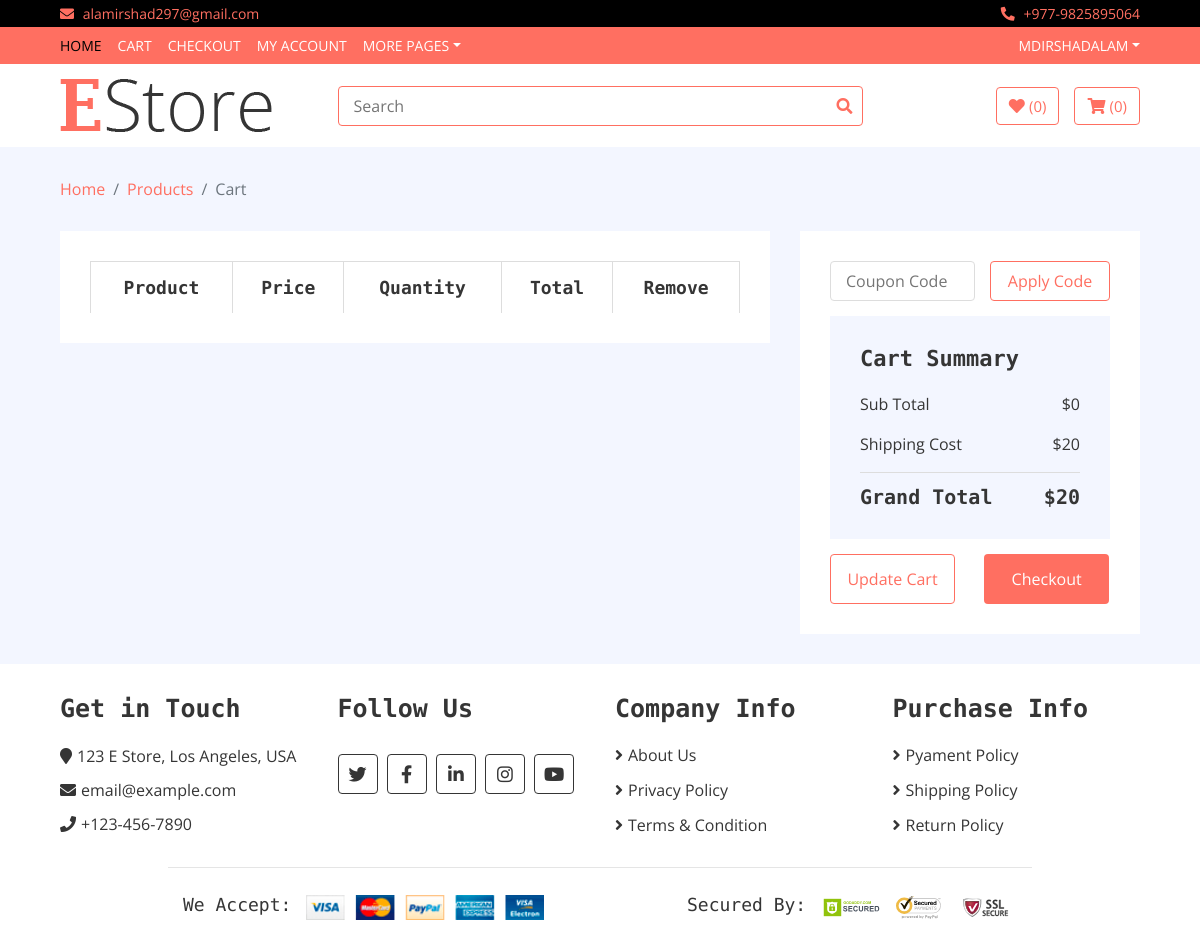
The page /cart (signed in) on the database as committed earlier.
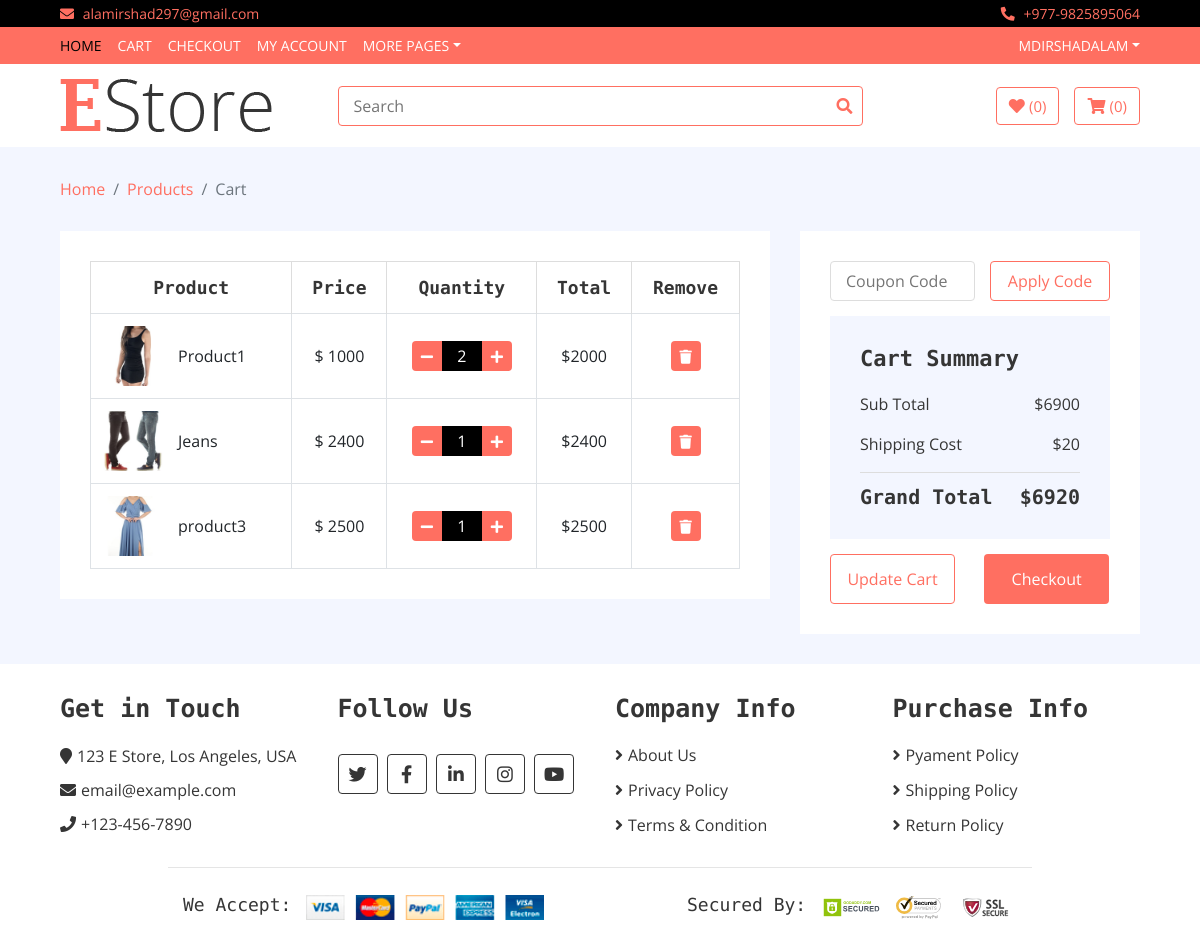
The same page on the database as committed later.
### home/models.py (models this page shows, shortened)
class Cart(models.Model):
    username = models.CharField(max_length=300)
    slug = models.CharField(max_length=300)
    items = models.ForeignKey(Product,on_delete=models.CASCADE)
    checkout = models.BooleanField(default=False)
    quantity = models.IntegerField(default = 1)
    total = models.IntegerField(default = 1)

class Product(models.Model):
    name = models.CharField(max_length = 300)
    slug = models.CharField(max_length = 500,blank = True)
    price = models.IntegerField()
    discounted_price = models.IntegerField()
    image = models.ImageField(upload_to = 'media')
    description = RichTextField(blank = True)
    specification = RichTextField(blank = True)
    category = models.ForeignKey(Category,on_delete = models.CASCADE)
    Subcategory = models.ForeignKey(SubCategory,on_delete = models.CASCADE)
    brand = models.ForeignKey(Brand,on_delete = models.CASCADE)
    stock = models.CharField(choices = STOCK,max_length = 100)
    labels = models.CharField(choices = LABELS,blank = True,max_length = 100)

### home/views.py (the view)
# urls.py: path('cart', CartView.as_view(), name='cart'),
class CartView(Base):
    def get(self,request):
        username = request.user.username
        self.context['cart_product'] = Cart.objects.filter(username = username, checkout = False)
        c = 0
        total_price = 0
        for i in Cart.objects.filter(username = username, checkout = False):
            p = Cart.objects.filter(username = username, checkout = False)[c].total
            total_price = total_price + p
            c = c+1
        print(total_price)
        self.context['total_price'] = total_price
        self.context['shipping_price'] = 20
        self.context['all_price'] = total_price + 20
        return render(request,'cart.html',self.context)

### templates/cart.html
{% extends 'base.html' %}
{% load static %}
{% block content %}
        <div class="breadcrumb-wrap">
            <div class="container-fluid">
                <ul class="breadcrumb">
                    <li class="breadcrumb-item"><a href="#">Home</a></li>
                    <li class="breadcrumb-item"><a href="#">Products</a></li>
                    <li class="breadcrumb-item active">Cart</li>
                </ul>
            </div>
        </div>
        <div class="cart-page">
            <div class="container-fluid">
                <div class="row">
                    <div class="col-lg-8">
                        <div class="cart-page-inner">
                            <div class="table-responsive">
                                <table class="table table-bordered">
                                    <thead class="thead-dark">
                                        <tr>
                                            <th>Product</th>
                                            <th>Price</th>
                                            <th>Quantity</th>
                                            <th>Total</th>
                                            <th>Remove</th>
                                        </tr>
                                    </thead>
                                    <tbody class="align-middle">
                                    {% for cart in cart_product %}
                                        <tr>
                                            <td>
                                                <div class="img">
                                                    <a href="#"><img src="{{cart.items.image.url}}" alt="Image"></a>
                                                    <p>{{cart.items.name}}</p>
                                                </div>
                                            </td>
                                            <td>$
                                                {% if cart.items.discounted_price > 0 %}
                                                    {{cart.items.discounted_price}}
                                                    {% else %}
                                                    {{cart.items.price}}
                                                    {% endif %}
                                            </td>
                                            <td>
                                                <div class="qty">
                                                    <a href = "/reduce_cart/{{cart.slug}}"><button class="btn-minus"><i class="fa fa-minus"></i></button></a>
                                                    <input type="text" value="{{cart.quantity}}">
                                                    <a href = "/add-to-cart/{{cart.slug}}"><button class="btn-plus"><i class="fa fa-plus"></i></button></a>
                                                </div>
                                            </td>
                                            <td>${{cart.total}}</td>
                                            <td><a href = "/delete_cart/{{cart.slug}}"><button><i class="fa fa-trash"></i></button></a></td>
                                        </tr>
                                    {% endfor %}
                                    </tbody>
                                </table>
                            </div>
                        </div>
                    </div>
                    <div class="col-lg-4">
                        <div class="cart-page-inner">
                            <div class="row">
                                <div class="col-md-12">
                                    <div class="coupon">
                                        <input type="text" placeholder="Coupon Code">
                                        <button>Apply Code</button>
                                    </div>
                                </div>
                                <div class="col-md-12">
                                    <div class="cart-summary">
                                        <div class="cart-content">
                                            <h1>Cart Summary</h1>
                                            <p>Sub Total<span>${{total_price}}</span></p>
                                            <p>Shipping Cost<span>${{shipping_price}}</span></p>
                                            <h2>Grand Total<span>${{all_price}}</span></h2>
                                        </div>
                                        <div class="cart-btn">
                                            <button>Update Cart</button>
                                            <button>Checkout</button>
                                        </div>
                                    </div>
                                </div>
                            </div>
                        </div>
                    </div>
                </div>
            </div>
        </div>
{% endblock %}

### templates/base.html (shortened to what this page needs)
<!DOCTYPE html>
{% load static %}
<html lang="en">
    <head>
        <link href="https://stackpath.bootstrapcdn.com/bootstrap/4.4.1/css/bootstrap.min.css" rel="stylesheet">
        <link href="https://cdnjs.cloudflare.com/ajax/libs/font-awesome/5.10.0/css/all.min.css" rel="stylesheet">
        <link href="{% static 'lib/slick/slick.css' %}" rel="stylesheet">
        <link href="{% static 'lib/slick/slick-theme.css' %}" rel="stylesheet">
        <link href="{% static 'css/style.css' %}" rel="stylesheet">
    </head>
    <body>
        <div class="top-bar">
            <div class="container-fluid">
                <div class="row">
                    <div class="col-sm-6">
                        <i class="fa fa-envelope"></i>
                        alamirshad297@gmail.com
                    </div>
                    <div class="col-sm-6">
                        <i class="fa fa-phone-alt"></i>
                        +977-9825895064
                    </div>
                </div>
            </div>
        </div>
        <div class="nav">
            <div class="container-fluid">
                <nav class="navbar navbar-expand-md bg-dark navbar-dark">
                    <div class="collapse navbar-collapse justify-content-between" id="navbarCollapse">
                        <div class="navbar-nav mr-auto">
                            <a href="{% url 'home' %}" class="nav-item nav-link active">Home</a>
                            <a href="{% url 'cart' %}" class="nav-item nav-link">Cart</a>
                            <a href="{% url 'checkout' %}" class="nav-item nav-link">Checkout</a>
                            <a href="{% url 'my-account' %}" class="nav-item nav-link">My Account</a>
                            <div class="nav-item dropdown">
                                <a href="#" class="nav-link dropdown-toggle" data-toggle="dropdown">More Pages</a>
                            </div>
                        </div>
                        <div class="navbar-nav ml-auto">
                            <div class="nav-item dropdown">
                                {% if user.is_authenticated %}
                                <a href="#" class="nav-link dropdown-toggle" data-toggle="dropdown">{{user.username}}</a>
                                {% else %}
                                <a href="#" class="nav-link dropdown-toggle" data-toggle="dropdown">User Account</a>
                                <div class="dropdown-menu">
                                    <a href="/accounts/login" class="dropdown-item">Login</a>
                                    <a href="/signup" class="dropdown-item">Register</a>
                                </div>
                                {% endif %}
                            </div>
                        </div>
                    </div>
                </nav>
            </div>
        </div>
        <div class="bottom-bar">
            <div class="container-fluid">
                <div class="row align-items-center">
                    <div class="col-md-3">
                        <div class="logo">
                            <a href="index.html">
                                <img src="img/logo.png" alt="Logo">
                            </a>
                        </div>
                    </div>
                    <div class="col-md-6">
                        <div class="search">
                        <form method = "GET" action = '/search'>
                            <input name = "query" type="text" placeholder="Search">
                            <button type = "submit"><i class="fa fa-search"></i></button>
                        </form>
                        </div>
                    </div>
                    <div class="col-md-3">
                        <div class="user">
                            <a href="wishlist.html" class="btn wishlist">
                                <i class="fa fa-heart"></i>
                                <span>(0)</span>
                            </a>
                            <a href="cart.html" class="btn cart">
                                <i class="fa fa-shopping-cart"></i>
                                <span>(0)</span>
                            </a>
                        </div>
                    </div>
                </div>
            </div>
        </div>
        {% block content %}
        {% endblock %}
<div class="footer">
    <div class="container-fluid">
        <div class="row">
            <div class="col-lg-3 col-md-6">
                <div class="footer-widget">
                    <h2>Get in Touch</h2>
                    <div class="contact-info">
                        <p><i class="fa fa-map-marker"></i>123 E Store, Los Angeles, USA</p>
                        <p><i class="fa fa-envelope"></i>email@example.com</p>
                        <p><i class="fa fa-phone"></i>+123-456-7890</p>
                    </div>
                </div>
            </div>
            <div class="col-lg-3 col-md-6">
                <div class="footer-widget">
                    <h2>Follow Us</h2>
                    <div class="contact-info">
                        <div class="social">
                            <a href=""><i class="fab fa-twitter"></i></a>
                            <a href=""><i class="fab fa-facebook-f"></i></a>
                            <a href=""><i class="fab fa-linkedin-in"></i></a>
                            <a href=""><i class="fab fa-instagram"></i></a>
                            <a href=""><i class="fab fa-youtube"></i></a>
                        </div>
                    </div>
                </div>
            </div>
            <div class="col-lg-3 col-md-6">
                <div class="footer-widget">
                    <h2>Company Info</h2>
                    <ul>
                        <li><a href="#">About Us</a></li>
                        <li><a href="#">Privacy Policy</a></li>
                        <li><a href="#">Terms & Condition</a></li>
                    </ul>
                </div>
            </div>
            <div class="col-lg-3 col-md-6">
                <div class="footer-widget">
                    <h2>Purchase Info</h2>
                    <ul>
                        <li><a href="#">Pyament Policy</a></li>
                        <li><a href="#">Shipping Policy</a></li>
                        <li><a href="#">Return Policy</a></li>
                    </ul>
                </div>
            </div>
        </div>
        <div class="row payment align-items-center">
            <div class="col-md-6">
                <div class="payment-method">
                    <h2>We Accept:</h2>
                    <img src="img/payment-method.png" alt="Payment Method" />
                </div>
            </div>
            <div class="col-md-6">
                <div class="payment-security">
                    <h2>Secured By:</h2>
                    <img src="img/godaddy.svg" alt="Payment Security" />
                    <img src="img/norton.svg" alt="Payment Security" />
                    <img src="img/ssl.svg" alt="Payment Security" />
                </div>
            </div>
        </div>
    </div>
</div>
</body>
</html>

Rows that differ between the two databases and show on the page:
added Cart: items.image (picture), items.name "Product1", items.price "1000", quantity "2", total "2000"
added Cart: items.image (picture), items.name "Jeans", items.discounted_price "2400", quantity "1", total "2400"
added Cart: items.image (picture), items.name "product3", items.price "2500", quantity "1", total "2500"
Other text that changed with them:
{{ total_price }}: "0" → "6900"
{{ all_price }}: "20" → "6920"
